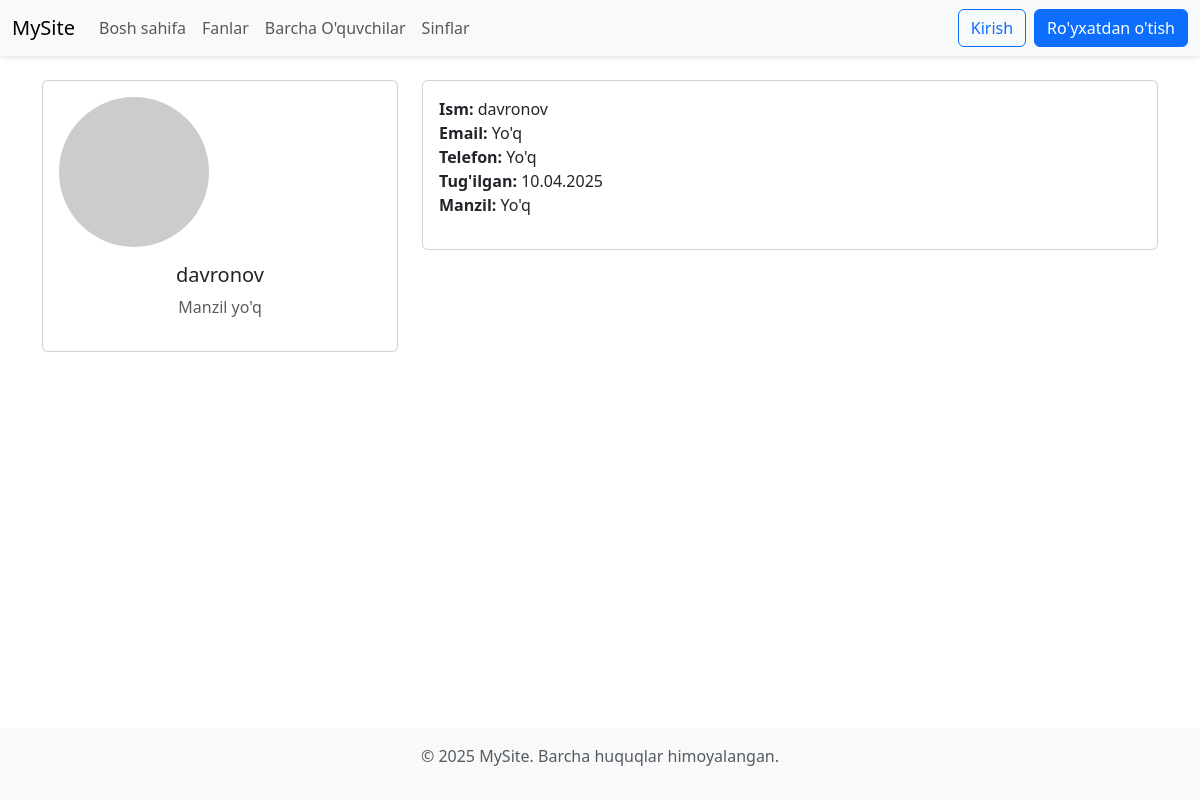
Page /profile/1/ on the committed database.
### user/models.py (models this page shows, shortened)
class CustomUser(AbstractUser):
    birth_date=models.DateTimeField(auto_now=True,null=True,blank=True,verbose_name="Tug'ilgan sana")
    addres=models.CharField(max_length=200,null=True,blank=True,verbose_name="Manzil")
    phone=models.CharField(max_length=15,null=True,blank=True,verbose_name="telefon raqam")
    avatar=models.ImageField(upload_to="avatar/",null=True,blank=True,verbose_name="Student rasmi")
    created_at=models.DateTimeField(auto_now_add=True)
    updated_at=models.DateTimeField(auto_now=True)

### user/views.py (the view)
# urls.py: path('profile/<int:id>/',profile_view,name='profile'),
def profile_view(request,id):
    user=CustomUser.objects.get(id=id)
    context={
        "user":user
    }
    return render(request,"profile.html",context)

### templates/profile.html (shortened to what this page needs)
{% extends "base.html" %}
{% block content %}
<div class="container my-4">
  <div class="row">
    <div class="col-md-4">
      <div class="card text-center p-3">
        <img src="{% if user.avatar %}{{ user.avatar.url }}{% else %}https://via.placeholder.com/150{% endif %}"
             alt="{{ user.username }}"
             class="rounded-circle mb-3"
             style="width: 150px; height: 150px;">
        <h5>{{ user.username }}</h5>
        <p class="text-muted">{{ user.addres|default:"Manzil yo'q" }}</p>
      </div>
    </div>
    <div class="col-md-8">
      <div class="card p-3">
        <ul class="list-unstyled">
          <li><strong>Ism:</strong> {{ user.get_full_name|default:user.username }}</li>
          <li><strong>Email:</strong> {{ user.email|default:"Yo'q" }}</li>
          <li><strong>Telefon:</strong> {{ user.phone|default:"Yo'q" }}</li>
          <li><strong>Tug'ilgan:</strong> {{ user.birth_date|date:"d.m.Y"|default:"Yo'q" }}</li>
          <li><strong>Manzil:</strong> {{ user.addres|default:"Yo'q" }}</li>
        </ul>
      </div>
    </div>
  </div>
</div>
{% endblock content %}

### templates/base.html (style rules this page uses)
body { min-height: 100vh; display: flex; flex-direction: column; }

### rows in the picture
CustomUser: username "davronov", addres "Manzil yo'q", get_full_name "davronov", email "Yo'q", phone "Yo'q", birth_date "10.04.2025", addres "Yo'q"
